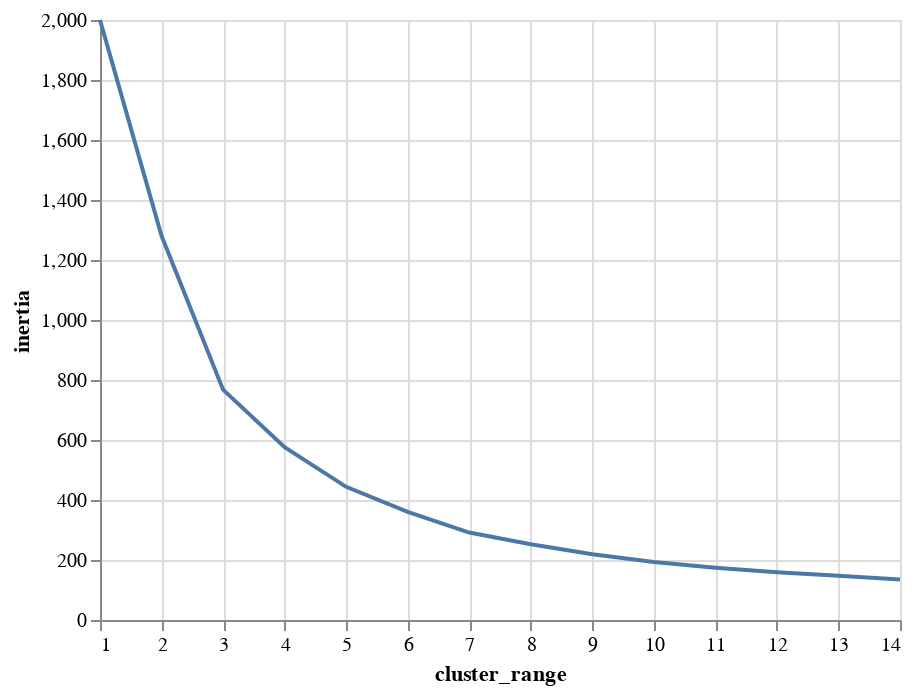

Notebook source saved alongside this figure:
### Code cell
alt.Chart(clusters).mark_line().encode(alt.X('cluster_range'), alt.Y('inertia'))

### Figure 1 — Vega-Lite specification as saved in the notebook (floating-point values rounded to 4 significant figures)
{"config": {"view": {"continuousWidth": 400, "continuousHeight": 300}}, "data": {"name": "data-6921c6cd73eeebb8f95e4092dadaea3c"}, "mark": "line", "encoding": {"x": {"type": "quantitative", "field": "cluster_range"}, "y": {"type": "quantitative", "field": "inertia"}}, "$schema": "https://vega.github.io/schema/vega-lite/v4.8.1.json", "datasets": {"data-6921c6cd73eeebb8f95e4092dadaea3c": [{"cluster_range": 1, "inertia": 2000.0}, {"cluster_range": 2, "inertia": 1281.0}, {"cluster_range": 3, "inertia": 767.6}, {"cluster_range": 4, "inertia": 576.1}, {"cluster_range": 5, "inertia": 443.9}, {"cluster_range": 6, "inertia": 360.4}, {"cluster_range": 7, "inertia": 291.4}, {"cluster_range": 8, "inertia": 252.7}, {"cluster_range": 9, "inertia": 219.5}, {"cluster_range": 10, "inertia": 193.0}, {"cluster_range": 11, "inertia": 174.6}, {"cluster_range": 12, "inertia": 159.0}, {"cluster_range": 13, "inertia": 147.6}, {"cluster_range": 14, "inertia": 135.3}]}}
